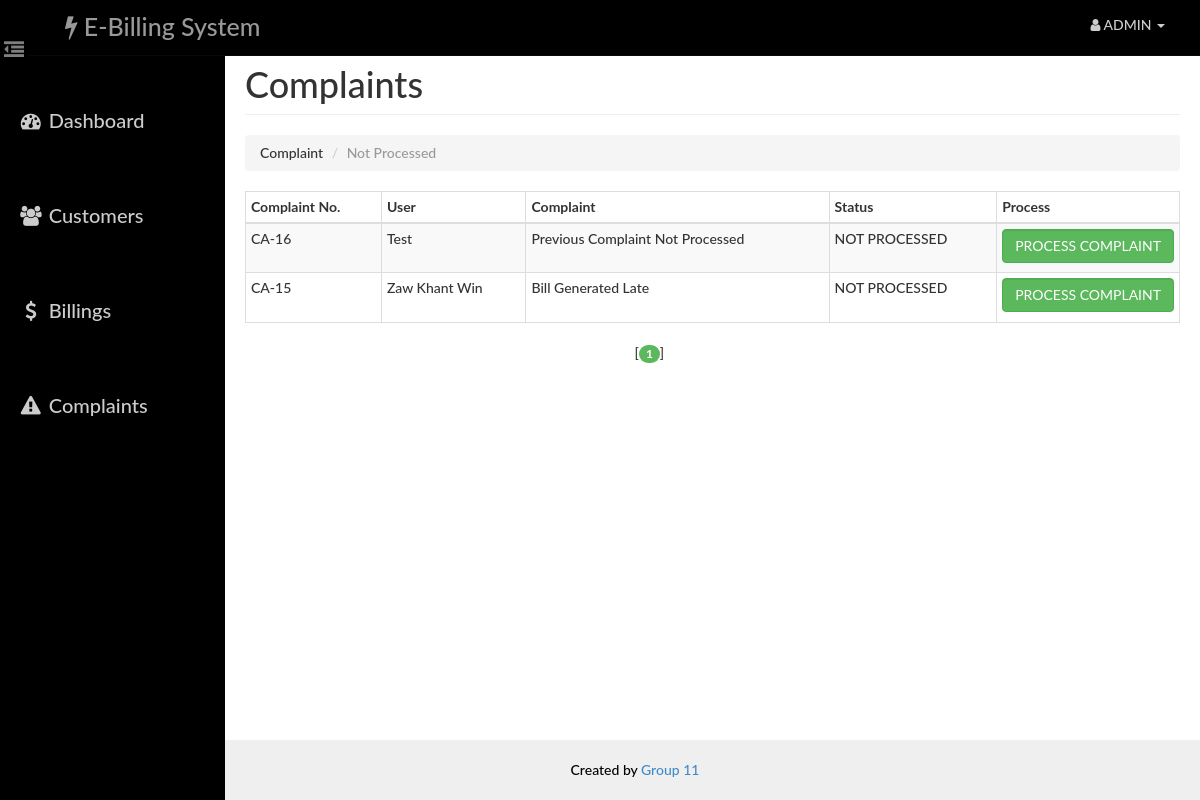
Page /admin/complaint.php (signed in) on the earlier database version.
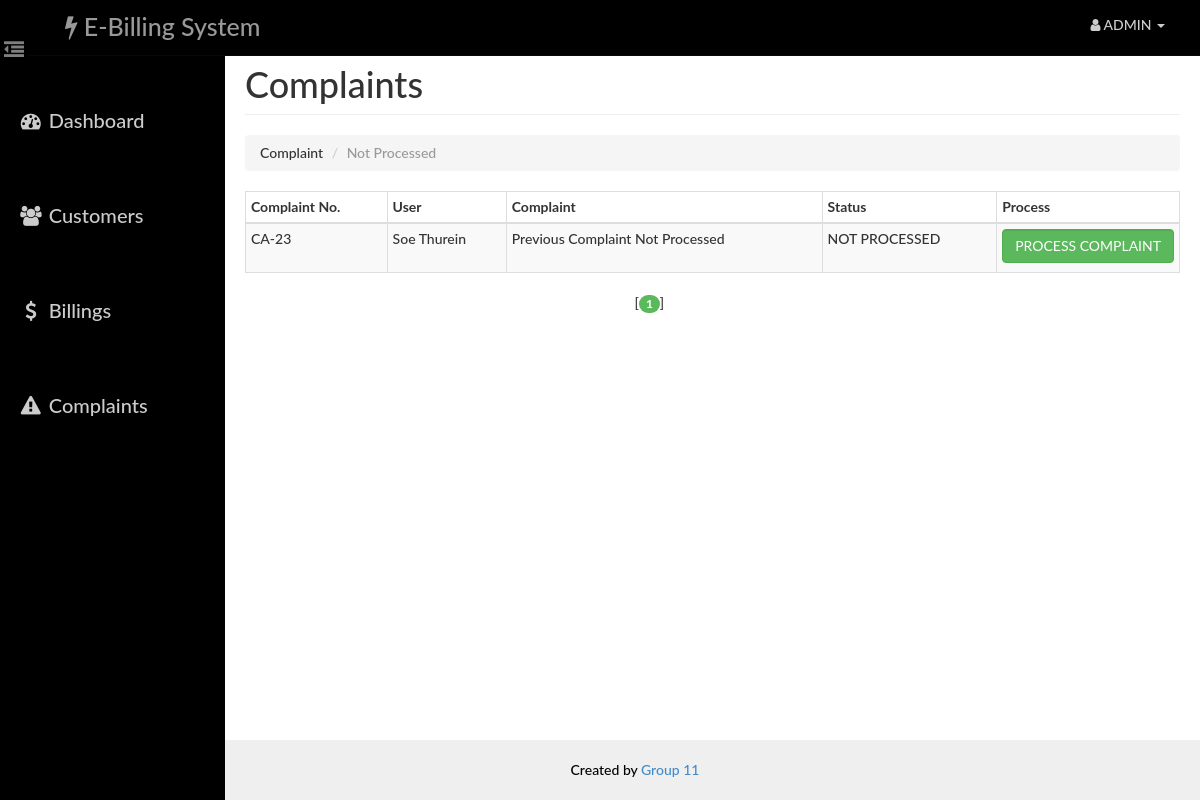
Same page on the later database version.
### tables this page shows
CREATE TABLE `complaint` (
  `id` int(14) NOT NULL AUTO_INCREMENT,
  `uid` int(14) NOT NULL,
  `aid` int(14) NOT NULL,
  `complaint` varchar(140) NOT NULL,
  `status` varchar(40) NOT NULL,
  PRIMARY KEY (`id`),
  KEY `aid` (`aid`),
  KEY `uid` (`uid`),
  CONSTRAINT `complaint_ibfk_1` FOREIGN KEY (`aid`) REFERENCES `admin` (`id`) ON DELETE CASCADE ON UPDATE CASCADE,
  CONSTRAINT `complaint_ibfk_2` FOREIGN KEY (`uid`) REFERENCES `user` (`id`) ON DELETE CASCADE ON UPDATE CASCADE
);

CREATE TABLE `user` (
  `id` int(14) NOT NULL AUTO_INCREMENT,
  `name` varchar(40) NOT NULL,
  `email` varchar(40) NOT NULL,
  `phone` varchar(255) NOT NULL,
  `pass` varchar(20) NOT NULL,
  `address` varchar(100) NOT NULL,
  `verify` int(1) unsigned zerofill DEFAULT NULL,
  `create_date` date DEFAULT NULL,
  PRIMARY KEY (`id`)
);

### admin/paging1.php (called while the page is built, shortened)
<?php
    $rowsperpage = 5;
    $totalpages = ceil($numrows / $rowsperpage);
    if (isset($_GET['currentpage']) && is_numeric($_GET['currentpage'])) {
       $currentpage = (int) $_GET['currentpage'];
    } else {
       $currentpage = 1;
    }
    $offset = ($currentpage - 1) * $rowsperpage;
 ?>

### Includes/admin.php (called while the page is built, shortened)
<?php
    function retrieve_complaints_history($id,$offset,$rowsperpage)
    {
        global $con;
        $query  = "SELECT complaint.id AS id , complaint.complaint AS complaint , complaint.status AS status , user.name AS uname ";
        $query .= "FROM user , complaint ";
        $query .= "WHERE complaint.uid=user.id AND status='NOT PROCESSED' ";
        $query .= "ORDER BY complaint.id desc  ";
        $query .= "LIMIT {$offset}, {$rowsperpage} ";
        $result = mysqli_query($con,$query);
        return $result;
    }
 ?>

### admin/complaint.php (the view, shortened to what this page needs)
<?php
    require_once('head_html.php');
    require_once('../Includes/session.php');
    require_once('../Includes/admin.php');
?>
<body>
    <div id="wrapper">
        <?php
            require_once("nav.php");
            require_once("sidebar.php");
        ?>
        <div id="page-content-wrapper">
            <div class="container-fluid">
                <div class="row">
                    <div class="col-lg-12">
                        <h1 class="page-header">
                            Complaints
                        </h1>
                        <ol class="breadcrumb">
                          <li>Complaint</li>
                          <li class="active">Not Processed</li>
                        </ol>
                        </div>
                    </div>
                            <div class="table-responsive" style="padding-top: 0">
                                <table class="table table-hover table-striped table-bordered table-condensed">
                                    <thead>
                                        <tr>
                                            <th>Complaint No.</th>
                                            <th>User</th>
                                            <th>Complaint</th>
                                            <th>Status</th>
                                            <th>Process</th>
                                        </tr>
                                    </thead>
                                    <tbody>
                                        <?php
                                            $id=$_SESSION['aid'];
                                            $query1 = "SELECT COUNT(complaint.id) FROM user , complaint  ";
                                            $query1.= " WHERE complaint.uid=user.id AND status='NOT PROCESSED' AND complaint.aid={$id}";
                                            $result1 = mysqli_query($con,$query1);
                                            $row1 = mysqli_fetch_row($result1);
                                            $numrows = $row1[0];
                                            include("paging1.php");
                                            $result = retrieve_complaints_history($_SESSION['aid'],$offset, $rowsperpage);
                                            while($row = mysqli_fetch_assoc($result)){
                                            ?>
                                                <tr>
                                                    <td><?php echo 'CA-'.$row['id'] ?></td>
                                                    <td height="50"><?php echo $row['uname'] ?></td>
                                                    <td><?php echo $row['complaint'] ?></td>
                                                    <td><?php echo $row['status'] ?></td>
                                                    <td width="70">
                                                    <form action="process_complaint.php" method="post">
                                                        <button type="submit" name="complaint_process" class="btn btn-success form-control">PROCESS COMPLAINT  </button>
                                                    </form>
                                                    </td>
                                                </tr>
                                            <?php
                                            }
                                        ?>
                                    </tbody>
                                </table>
                                <?php include("paging2.php");  ?>
                            </div>
            </div>
        </div>
    </div>
 <?php
    require_once("footer.php");
?>
</body>
</html>

### admin/head_html.php (shortened to what this page needs)
<!DOCTYPE html>
<html lang="en">
<head>
    <link href="../assets/css/bootstrap.css" rel="stylesheet">
    <link href="../assets/css/dash_admin.css" rel="stylesheet">
    <link rel="stylesheet" href="https://maxcdn.bootstrapcdn.com/font-awesome/4.2.0/css/font-awesome.min.css">
</head>

### admin/nav.php (shortened to what this page needs)
<nav class="navbar navbar-inverse navbar-fixed-top" role="navigation">
    <div class="navbar-header">
        <a class="navbar-brand" href="index.php"><i class="fa fa-bolt"></i> E-Billing System</a>
    </div>
    <a style="position:absolute;top:35px;left:-1px;font-size:20px;color:#7f7f7f;padding:5px;background-color: #000;border-bottom-right-radius:10px; " href="#menu-toggle" id="menu-toggle" <i class="fa fa-dedent"></i></a>
    <ul class="nav navbar-right top-nav">
        <li class="dropdown">
            <?php
                echo "<a href=\"#\" class=\"dropdown-toggle\" data-toggle=\"dropdown\"><i class=\"fa fa-user\"></i> ADMIN <b class=\"caret\"></b></a> ";
             ?>
        </li>
    </ul>
</nav>

### admin/sidebar.php
<div id="sidebar-wrapper">
    <ul class="sidebar-nav">
        <li class="active">
            <a href="index.php"><i class="fa fa-fw fa-dashboard"></i> Dashboard</a>
        </li>
        <li>
            <a href="users.php"><i class="fa fa-fw fa-users"></i> Customers </a>
        </li>
        <li>
            <a href="bill.php"><i class="fa fa-fw fa-dollar"></i> Billings </a>
        </li>
        <li>
            <a href="complaint.php"><i class="fa fa-fw fa-exclamation-triangle"></i> Complaints </a>
        </li>
    </ul>
</div>

### admin/paging2.php (shortened to what this page needs)
<?php
       $range = 3;
echo "<div class=\"col-md-offset-5\">";
       for ($x = ($currentpage - $range); $x < (($currentpage + $range) + 1); $x++) {
          if (($x > 0) && ($x <= $totalpages)) {
             if ($x == $currentpage) {
                echo " [<b><span class=\"badge badge-custom-success\">$x</b>] ";
             } else {
                echo " <a href='{$_SERVER['PHP_SELF']}?currentpage=$x'><span class=\"badge badge-custom-primary\">$x</a> ";
             }
          }
      }
echo "</div>";
 ?>

### admin/footer.php
<footer class="text-center">
    <div class="footer-below">
        <div class="container">
            Created by <a href="">Group 11 </a>
        </div>
    </div>
</footer>

### assets/css/dash_admin.css (style rules this page uses)
html { height: 100%; }
body, html { width: 100%; height: 100%; }
body, h1, h2, h3, h4, h5, h6 { font-family: "Lato","Helvetica Neue",Helvetica,Arial,sans-serif; font-weight: 500; }
#wrapper { padding-left: 10px; padding-top: 5px; -webkit-transition: all 0.5s ease; -moz-transition: all 0.5s ease; -o-transition: all 0.5s ease; transition: all 0.5s ease; }
#sidebar-wrapper { margin-top: 20px; z-index: 1000; position: fixed; left: 250px; width: 0; height: 100%; margin-left: -250px; overflow-y: auto; background: #000; -webkit-transition: all 0.5s ease; -moz-transition: all 0.5s ease; -o-transition: all 0.5s ease; transition: all 0.5s ease; }
#page-content-wrapper { width: 100%; padding: 15px; min-height:100%; }
.navbar { background: #000; }
.navbar-brand { font-family: 'Lato', sans-serif; font-size: 25px; margin-left: 50px; color: #cccccc; }
.top-nav { padding: 0 20px; background: #000; }
.top-nav>li>a { padding-top: 15px; padding-bottom: 15px; line-height: 20px; color: #ccc; }
.sidebar-nav { position: absolute; top: 60px; width: 225px; margin: 0; padding: 0; list-style: none; }
.sidebar-nav li { padding-bottom: 25px; line-height: 70px; font-family: 'Lato', sans-serif; font-size: 20px; }
.sidebar-nav li a { padding-left: 18px; display: block; text-decoration: none; color: #cccccc; }
@media (min-width:768px) { #wrapper { padding-left: 225px; } }
@media (min-width:768px) { #sidebar-wrapper { width: 225px; } }
@media (min-width:768px) { #page-content-wrapper { padding: 20px; } }
.table-responsive { padding-top: 20px; padding-bottom: 20px; }
footer { color: #000; position: absolute; bottom: 0; padding-left: 0px; width: 100%; }
footer .footer-below { padding: 20px 0px; padding-left: 50px; background-color: #efefef; }
.badge-custom-success { background-color: #5cb85c; }

Differences in the rows shown:
removed complaint: id "16", uid.name "Test", complaint "Previous Complaint Not Processed", status "NOT PROCESSED"
removed complaint: id "15", uid.name "Zaw Khant Win", complaint "Bill Generated Late", status "NOT PROCESSED"
added complaint: id "23", uid.name "Soe Thurein", complaint "Previous Complaint Not Processed", status "NOT PROCESSED"
